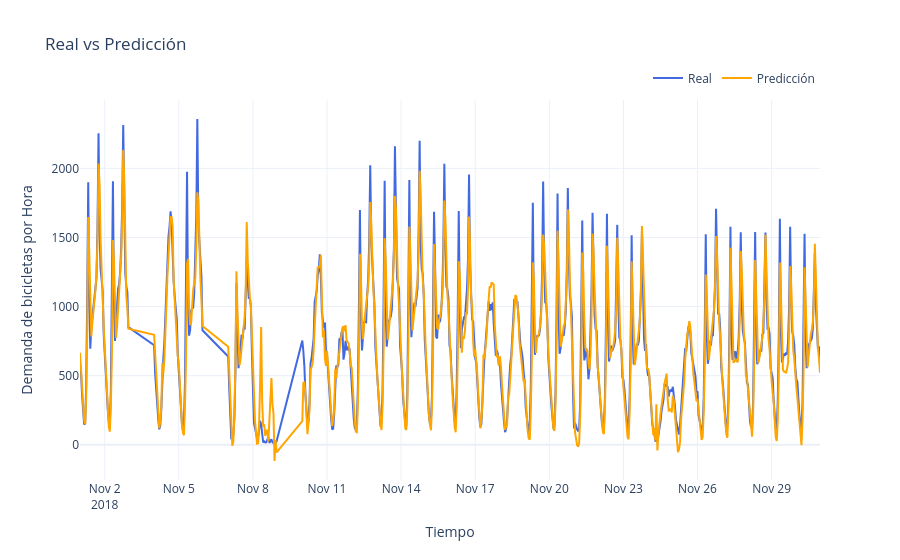

This figure's notebook cell:
### Markdown cell above
Modelo ElasticNet

### Code cell
# Entrenar modelo ElasticNet
elasticnet_model = ElasticNet(alpha=0.1, l1_ratio=0.5, random_state=42)
elasticnet_model.fit(X_train, y_train)
y_pred_elasticnet_train = elasticnet_model.predict(X_train)
y_pred_elasticnet_test = elasticnet_model.predict(X_test)

# Evaluar Modelo
metrics_elasticnet = eval_regression(y_test, y_pred_elasticnet_test, y_train, y_pred_elasticnet_train, times=times_test)
print(metrics_elasticnet)

### Figure 1 — Plotly figure (JSON) as saved in the notebook; plotly's stock layout.template omitted (floating-point values rounded to 4 significant figures; data arrays with more than 128 entries replaced by an {"elided": "..."} marker saying what was removed)
{"data": [{"line": {"color": "royalblue"}, "mode": "lines", "name": "Real", "type": "scatter", "x": {"elided": "648 str values"}, "y": {"elided": "648 int values"}}, {"line": {"color": "orange"}, "mode": "lines", "name": "Predicción", "type": "scatter", "x": {"elided": "648 str values"}, "y": {"elided": "648 float values"}}], "layout": {"legend": {"orientation": "h", "x": 1, "xanchor": "right", "y": 1.02, "yanchor": "bottom"}, "title": {"text": "Real vs Predicción"}, "xaxis": {"title": {"text": "Tiempo"}}, "yaxis": {"title": {"text": "Demanda de bicicletas por Hora"}}}}
